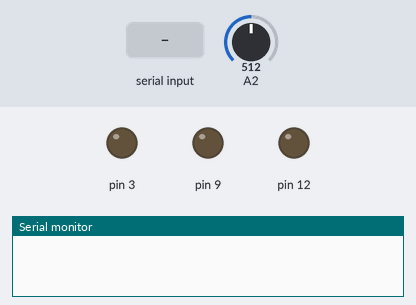
The sketch below on a simulated Arduino Uno, built with avr-gcc and run on an emulated ATmega328P. Parts: output pins drawn as LEDs (lit = HIGH), the last lines printed to the serial monitor. Inputs (shaded band) come from the test bench; at power-on: A2 = 512.

Above: at 1.2 s.
1.3 s: "90,45\n" received over Serial
At 1.9 s:
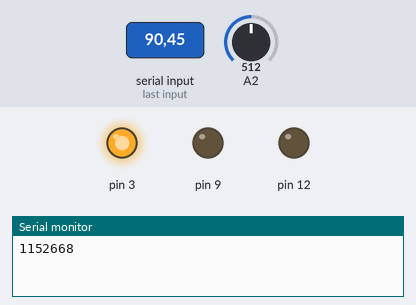
2.8 s: A2 set to 11
4.3 s: A2 set to 8
At 4.6 s:
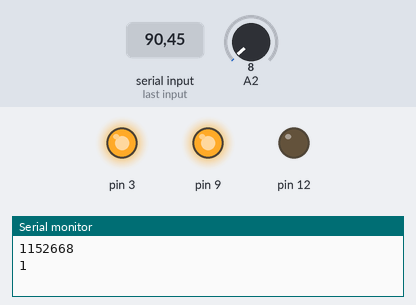
5.8 s: "30,150\n" received over Serial
At 6.5 s:
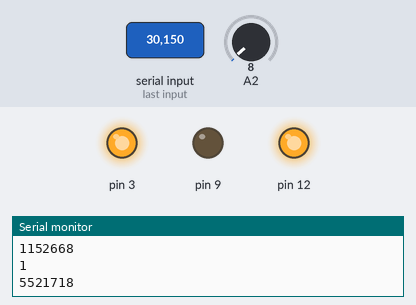
7.3 s: A2 set to 1003
8.8 s: A2 set to 1014
At 9.2 s:
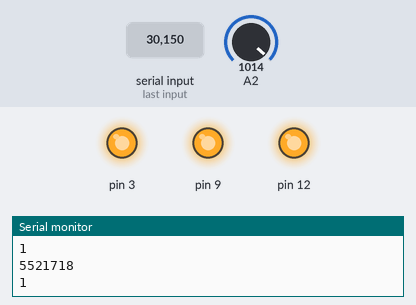
Timing chart, 0 to 11.3 s (numbered marks = the images above; inputs shaded):
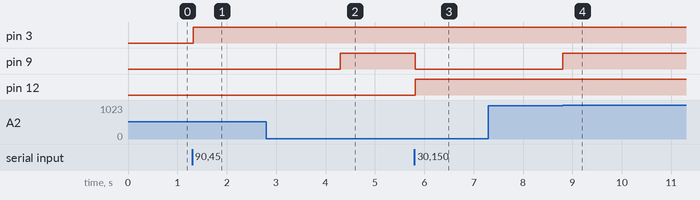

The sketch:

ExtickTouchRatchet.ino
```cpp
#define SPEED 255
//int TR = 2;

int pos;

bool flag=false;
bool flag_sol=false;
long timer=0;
bool ismoving=false;

void setup() {

  Serial.begin(9600);
  // モーターAの制御用ピン設定
  pinMode(12, OUTPUT); // 回転方向 (HIGH/LOW)
  pinMode(9, OUTPUT); // ブレーキ (HIGH/LOW)
  pinMode(3, OUTPUT); // A PWMによるスピード制御 (0-255)
  pos=1023;

  //pinMode(TR,OUTPUT);
}

void loop() {


  int vr = analogRead(A2); //A2にボリューム部の2ピンを接続。1=5V,0=GND

  int num = serialread();
  if(num!=-1 && num!=1) {
    ismoving=true;
    if(num<0){
      pos = 0;
    }else if(num>1023){
      pos = 1023;
    }else{
      pos = num;
    }
  }

  if(!ismoving){
    return;
  }

  int diff = pos-vr;


  if(diff>=10){
    // モーターA: 正転
    digitalWrite(12, HIGH);
    digitalWrite(9, LOW);
    if(flag){
      //digitalWrite(TR,LOW);
     // Serial.println("move");
      flag=false;
    }
    if(flag_sol){
      //digitalWrite(TR,LOW);
      //Serial.println("0");
      flag_sol=false;
    }

    analogWrite(3, SPEED);
  }else if(diff<=-10){
     // モーターA: 逆転
    digitalWrite(12, LOW);
    digitalWrite(9, LOW);
    if(flag){
      //digitalWrite(TR,LOW);
      //Serial.println("move");
      flag=false;
    }
    if(flag_sol){
      //digitalWrite(TR,LOW);
      //Serial.println("0");
      flag_sol=false;
    }
    analogWrite(3, SPEED);
  }else{
    digitalWrite(9, HIGH);
    if(!flag){
      //digitalWrite(TR,HIGH);
      //Serial.println("stop");
      flag=true;
      timer=millis();
    }
    if(!flag_sol && millis()-timer>20){
      Serial.println("1");
      //digitalWrite(TR,HIGH);
      timer=millis();
      flag_sol=true;
      ismoving=false;
    }
  }
}

int serialread(){
   if(Serial.available()>0){
    long timer = millis();
    byte buf[10];
    byte data;
    int count=0;
    while(millis() - timer < 20){
      if(Serial.available()>0){
        data = Serial.read()-'0';
        if(data!=11){
          buf[count] = data;
          count++;
        }else{
          break;
        }
      }
    }
    long num = 0;
    long dub = 1;
    for(byte i=0;i<count;i++){

      num += buf[(count-i)-1]*dub;
      dub *= 10;

    }
    Serial.println(num);
    return num;
  }else{
    return -1;
  }
}
```

Measured:
- the behaviour switches between 10 and 9 on A2 (found by bisection; images 1 and 2)
- the behaviour switches between 1013 and 1014 on A2 (found by bisection; images 3 and 4)
- after the input at 1.3 s, pin 3: LOW → HIGH at once
- after the input at 2.8 s, every drawn part: stays the same
- after the input at 4.3 s, pin 9: LOW → HIGH at once
- after the input at 5.8 s, pin 9: HIGH → LOW at once; pin 12: LOW → HIGH at once
- after the input at 7.3 s, every drawn part: stays the same
- after the input at 8.8 s, pin 9: LOW → HIGH at once
